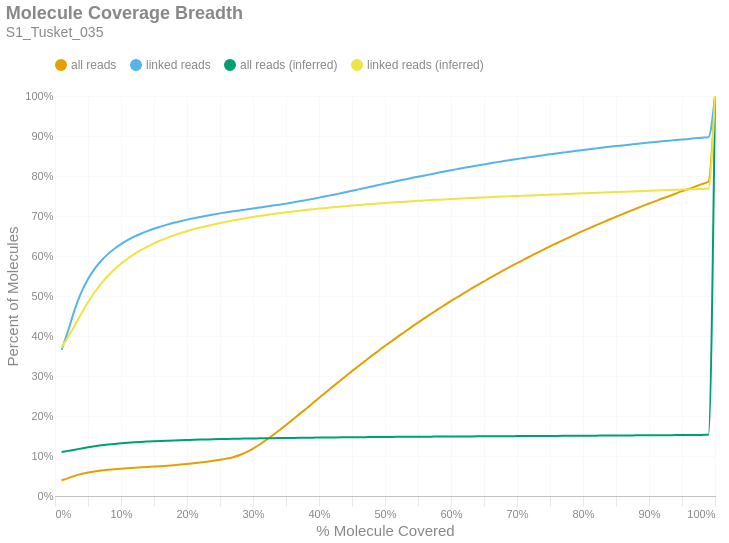

Notebook cell for this chart:
### Markdown cell above
### Molecule Read Coverage
This chart shows molecule coverage breadth as computed by the number of bases aligned to that molecule. In other words, "*how much of each unique long molecule is actually sequenced/aligned?*" Keep in mind there is a distinction between sequences and alignments, since some sequences belonging to a particular molecule may not align well and wouldn't appear in the alignment data. This chart also shows molecule coverage breadth as computed by the *inferred fragment* from which the aligned sequences originate. Unlike read coverage, this calculation takes into account the total insert size, including unsequenced gaps between the forward and reverse reads. Like the previous figures, these are cumulative percents.

### Code cell
if SKIPLR:
    print_html(f"Skipped")
else:
    binned_df = consolidated_hist(valids['coverage_bp'], mask, 0.01, True)
    binned_df_inf = consolidated_hist(valids['coverage_inserts'], mask, 0.01, True)
    binned_df = binned_df.with_columns(pl.lit(binned_df_inf['all reads (cumsum)']).alias('all reads (inferred)'))
    binned_df = binned_df.with_columns(pl.lit(binned_df_inf['linked reads (cumsum)']).alias('linked reads (inferred)'))
    binned_df = binned_df.with_columns(
        (pl.col('bin').cast(pl.Float64) + 0.01).alias('right_edge')
    )

    with SafeRender(binned_df):
        (
            density_plot(binned_df, 'Molecule Coverage Breadth', samplename, 'molcov', ['all reads (inferred)','linked reads (inferred)'])
            .encode(
                #x=alt.X('bin:Q', title="% Molecule Covered").axis(format = '%').scale(padding=0),
                x=alt.X('right_edge:Q', title="% Molecule Covered").axis(format='%').scale(padding=0),
                y=alt.Y('value:Q', title='Percent of Molecules')
                    .axis(format='%')
                    .stack(False)
                    .scale(domainMin=0, padding=0),
                color=alt.Color("key:N").scale(domain = ["all reads", "linked reads", "all reads (inferred)", "linked reads (inferred)"]),
                tooltip = [
                    alt.Tooltip("key:N", title = "Data Type"),
                    alt.Tooltip("range_label:N", title="% Molecule Covered"),
                    alt.Tooltip("value:Q", format = ".2%", title="% Molecules")
                ]
            )
        ).display()

### Figure 1 — Vega-Lite specification as saved in the notebook (floating-point values rounded to 4 significant figures)
{"width": "container", "height": 400, "config": {"title": {"anchor": "start", "dy": -15, "fontSize": 18, "color": "#888888", "subtitleColor": "#888888", "subtitleFontSize": 14}, "arc": {"fill": "#0072B2"}, "axis": {"domainColor": "#888888", "domainWidth": 0.5, "gridWidth": 0.2, "grid": false, "titleFontWeight": 400, "titleFontSize": 15, "labelFontSize": 11, "labelColor": "#888888", "tickColor": "#888888", "tickWidth": 0.2, "titleColor": "#888888"}, "axisBand": {"grid": false}, "axisX": {"grid": true, "tickSize": 10, "domainCap": "round"}, "axisY": {"domain": false, "grid": true, "tickSize": 0, "domainCap": "round"}, "background": "transparent", "header": {"labelFontSize": 15, "labelColor": "#888888", "titleFontSize": 15, "titleFontWeight": 600, "titleColor": "#888888"}, "legend": {"labelFont": "sans-serif", "labelFontSize": 12, "labelColor": "#888888", "symbolSize": 100, "symbolType": "circle", "titleFontSize": 12, "titlePadding": 10, "titleColor": "#888888", "title": null, "orient": "top"}, "range": {"category": ["#E69F00", "#56B4E9", "#009E73", "#F0E442", "#0072B2", "#D55E00", "#CC79A7", "#000000"], "diverging": ["#cfe8f3", "#a2d4ec", "#73bfe2", "#46abdb", "#1696d2", "#12719e"]}, "area": {"fill": "#0072B2", "fillOpacity": 0.7, "line": true, "strokeOpacity": 0.7}, "line": {"color": "#0072B2", "stroke": "#0072B2", "strokeWidth": 2}, "trail": {"color": "#0072B2", "stroke": "#0072B2", "strokeWidth": 0, "size": 1}, "point": {"filled": true, "fillOpacity": 1.0, "size": 95}, "text": {"color": "#888888", "fontSize": 11, "align": "right", "fontWeight": 400, "size": 11}, "bar": {"fill": "#0072B2", "stroke": null}, "view": {"stroke": null, "continuousWidth": 660, "continuousHeight": 400}}, "data": {"name": "data-7b4c0a0666ffb65bdecaf41610a92490"}, "mark": {"type": "line", "interpolate": "monotone", "point": {"opacity": 0, "size": 275}}, "encoding": {"color": {"field": "key", "scale": {"domain": ["all reads", "linked reads", "all reads (inferred)", "linked reads (inferred)"]}, "type": "nominal"}, "tooltip": [{"field": "key", "title": "Data Type", "type": "nominal"}, {"field": "range_label", "title": "% Molecule Covered", "type": "nominal"}, {"field": "value", "format": ".2%", "title": "% Molecules", "type": "quantitative"}], "x": {"axis": {"format": "%"}, "field": "right_edge", "scale": {"padding": 0}, "title": "% Molecule Covered", "type": "quantitative"}, "y": {"axis": {"format": "%"}, "field": "value", "scale": {"domainMin": 0, "padding": 0}, "stack": false, "title": "Percent of Molecules", "type": "quantitative"}}, "params": [{"name": "param_c36ac31b6afebe62", "select": {"type": "point", "fields": ["key"]}, "bind": "legend"}], "title": {"text": "Molecule Coverage Breadth", "subtitle": "S1_Tusket_035"}, "transform": [{"fold": ["all reads (cumsum)", "linked reads (cumsum)", "all reads (inferred)", "linked reads (inferred)"]}, {"calculate": "replace(datum.key, ' (cumsum)', '')", "as": "key"}, {"filter": {"param": "param_c36ac31b6afebe62"}}], "usermeta": {"embedOptions": {"downloadFileName": "S1_Tusket_035.molcov"}}, "$schema": "https://vega.github.io/schema/vega-lite/v6.1.0.json", "datasets": {"data-7b4c0a0666ffb65bdecaf41610a92490": [{"bin": "0.0", "interval": "0.0-0.01", "all reads": 0.03937, "linked reads": 0.3649, "all reads (cumsum)": 0.03937, "linked reads (cumsum)": 0.3649, "range_label": "0.0-0.01", "all reads (inferred)": 0.1098, "linked reads (inferred)": 0.3704, "right_edge": 0.01}, {"bin": "0.01", "interval": "0.01-0.02", "all reads": 0.005285, "linked reads": 0.04874, "all reads (cumsum)": 0.04465, "linked reads (cumsum)": 0.4137, "range_label": "0.01-0.02", "all reads (inferred)": 0.1128, "linked reads (inferred)": 0.398, "right_edge": 0.02}, {"bin": "0.02", "interval": "0.02-0.03", "all reads": 0.005657, "linked reads": 0.05305, "all reads (cumsum)": 0.05031, "linked reads (cumsum)": 0.4667, "range_label": "0.02-0.03", "all reads (inferred)": 0.1158, "linked reads (inferred)": 0.4265, "right_edge": 0.03}, {"bin": "0.03", "interval": "0.03-0.04", "all reads": 0.004612, "linked reads": 0.04274, "all reads (cumsum)": 0.05492, "linked reads (cumsum)": 0.5095, "range_label": "0.03-0.04", "all reads (inferred)": 0.1189, "linked reads (inferred)": 0.4564, "right_edge": 0.04}, {"bin": "0.04", "interval": "0.04-0.05", "all reads": 0.003565, "linked reads": 0.03298, "all reads (cumsum)": 0.05848, "linked reads (cumsum)": 0.5424, "range_label": "0.04-0.05", "all reads (inferred)": 0.1218, "linked reads (inferred)": 0.4843, "right_edge": 0.05}, {"bin": "0.05", "interval": "0.05-0.06", "all reads": 0.002794, "linked reads": 0.02532, "all reads (cumsum)": 0.06128, "linked reads (cumsum)": 0.5678, "range_label": "0.05-0.06", "all reads (inferred)": 0.1244, "linked reads (inferred)": 0.5094, "right_edge": 0.06}, {"bin": "0.06", "interval": "0.06-0.07", "all reads": 0.002222, "linked reads": 0.02029, "all reads (cumsum)": 0.0635, "linked reads (cumsum)": 0.588, "range_label": "0.06-0.07", "all reads (inferred)": 0.1267, "linked reads (inferred)": 0.5312, "right_edge": 0.07}, {"bin": "0.07", "interval": "0.07-0.08", "all reads": 0.001852, "linked reads": 0.01666, "all reads (cumsum)": 0.06535, "linked reads (cumsum)": 0.6047, "range_label": "0.07-0.08", "all reads (inferred)": 0.1286, "linked reads (inferred)": 0.5499, "right_edge": 0.08}, {"bin": "0.08", "interval": "0.08-0.09", "all reads": 0.001567, "linked reads": 0.01361, "all reads (cumsum)": 0.06692, "linked reads (cumsum)": 0.6183, "range_label": "0.08-0.09", "all reads (inferred)": 0.1303, "linked reads (inferred)": 0.5664, "right_edge": 0.09}, {"bin": "0.09", "interval": "0.09-0.1", "all reads": 0.001374, "linked reads": 0.01155, "all reads (cumsum)": 0.06829, "linked reads (cumsum)": 0.6299, "range_label": "0.09-0.1", "all reads (inferred)": 0.1318, "linked reads (inferred)": 0.5806, "right_edge": 0.1}, {"bin": "0.1", "interval": "0.1-0.11", "all reads": 0.001196, "linked reads": 0.009607, "all reads (cumsum)": 0.06949, "linked reads (cumsum)": 0.6395, "range_label": "0.1-0.11", "all reads (inferred)": 0.1331, "linked reads (inferred)": 0.5936, "right_edge": 0.11}, {"bin": "0.11", "interval": "0.11-0.12", "all reads": 0.001126, "linked reads": 0.008752, "all reads (cumsum)": 0.07061, "linked reads (cumsum)": 0.6482, "range_label": "0.11-0.12", "all reads (inferred)": 0.1342, "linked reads (inferred)": 0.6046, "right_edge": 0.12}, {"bin": "0.12", "interval": "0.12-0.13", "all reads": 0.001001, "linked reads": 0.007337, "all reads (cumsum)": 0.07162, "linked reads (cumsum)": 0.6556, "range_label": "0.12-0.13", "all reads (inferred)": 0.1353, "linked reads (inferred)": 0.6147, "right_edge": 0.13}, {"bin": "0.13", "interval": "0.13-0.14", "all reads": 0.0009875, "linked reads": 0.006629, "all reads (cumsum)": 0.0726, "linked reads (cumsum)": 0.6622, "range_label": "0.13-0.14", "all reads (inferred)": 0.1362, "linked reads (inferred)": 0.6233, "right_edge": 0.14}, {"bin": "0.14", "interval": "0.14-0.15", "all reads": 0.0009618, "linked reads": 0.006042, "all reads (cumsum)": 0.07356, "linked reads (cumsum)": 0.6682, "range_label": "0.14-0.15", "all reads (inferred)": 0.137, "linked reads (inferred)": 0.6315, "right_edge": 0.15}, {"bin": "0.15", "interval": "0.15-0.16", "all reads": 0.001022, "linked reads": 0.00525, "all reads (cumsum)": 0.07459, "linked reads (cumsum)": 0.6735, "range_label": "0.15-0.16", "all reads (inferred)": 0.1377, "linked reads (inferred)": 0.6388, "right_edge": 0.16}, {"bin": "0.16", "interval": "0.16-0.17", "all reads": 0.001163, "linked reads": 0.005031, "all reads (cumsum)": 0.07575, "linked reads (cumsum)": 0.6785, "range_label": "0.16-0.17", "all reads (inferred)": 0.1384, "linked reads (inferred)": 0.6455, "right_edge": 0.17}, {"bin": "0.17", "interval": "0.17-0.18", "all reads": 0.00128, "linked reads": 0.004489, "all reads (cumsum)": 0.07703, "linked reads (cumsum)": 0.683, "range_label": "0.17-0.18", "all reads (inferred)": 0.1391, "linked reads (inferred)": 0.6515, "right_edge": 0.18}, {"bin": "0.18", "interval": "0.18-0.19", "all reads": 0.001459, "linked reads": 0.004065, "all reads (cumsum)": 0.07849, "linked reads (cumsum)": 0.6871, "range_label": "0.18-0.19", "all reads (inferred)": 0.1396, "linked reads (inferred)": 0.6569, "right_edge": 0.19}, {"bin": "0.19", "interval": "0.19-0.2", "all reads": 0.00163, "linked reads": 0.00385, "all reads (cumsum)": 0.08012, "linked reads (cumsum)": 0.6909, "range_label": "0.19-0.2", "all reads (inferred)": 0.1401, "linked reads (inferred)": 0.6619, "right_edge": 0.2}, {"bin": "0.2", "interval": "0.2-0.21", "all reads": 0.001757, "linked reads": 0.003507, "all reads (cumsum)": 0.08188, "linked reads (cumsum)": 0.6944, "range_label": "0.2-0.21", "all reads (inferred)": 0.1406, "linked reads (inferred)": 0.6667, "right_edge": 0.21}, {"bin": "0.21", "interval": "0.21-0.22", "all reads": 0.001887, "linked reads": 0.003341, "all reads (cumsum)": 0.08376, "linked reads (cumsum)": 0.6978, "range_label": "0.21-0.22", "all reads (inferred)": 0.1411, "linked reads (inferred)": 0.6711, "right_edge": 0.22}, {"bin": "0.22", "interval": "0.22-0.23", "all reads": 0.002084, "linked reads": 0.003051, "all reads (cumsum)": 0.08585, "linked reads (cumsum)": 0.7008, "range_label": "0.22-0.23", "all reads (inferred)": 0.1415, "linked reads (inferred)": 0.6751, "right_edge": 0.23}, {"bin": "0.23", "interval": "0.23-0.24", "all reads": 0.00225, "linked reads": 0.002922, "all reads (cumsum)": 0.0881, "linked reads (cumsum)": 0.7037, "range_label": "0.23-0.24", "all reads (inferred)": 0.1419, "linked reads (inferred)": 0.6789, "right_edge": 0.24}, {"bin": "0.24", "interval": "0.24-0.25", "all reads": 0.002523, "linked reads": 0.002812, "all reads (cumsum)": 0.09062, "linked reads (cumsum)": 0.7065, "range_label": "0.24-0.25", "all reads (inferred)": 0.1422, "linked reads (inferred)": 0.6824, "right_edge": 0.25}, {"bin": "0.25", "interval": "0.25-0.26", "all reads": 0.002807, "linked reads": 0.002629, "all reads (cumsum)": 0.09343, "linked reads (cumsum)": 0.7092, "range_label": "0.25-0.26", "all reads (inferred)": 0.1426, "linked reads (inferred)": 0.6859, "right_edge": 0.26}, {"bin": "0.26", "interval": "0.26-0.27", "all reads": 0.003637, "linked reads": 0.002484, "all reads (cumsum)": 0.09706, "linked reads (cumsum)": 0.7117, "range_label": "0.26-0.27", "all reads (inferred)": 0.1429, "linked reads (inferred)": 0.6891, "right_edge": 0.27}, {"bin": "0.27", "interval": "0.27-0.28", "all reads": 0.005366, "linked reads": 0.002366, "all reads (cumsum)": 0.1024, "linked reads (cumsum)": 0.714, "range_label": "0.27-0.28", "all reads (inferred)": 0.1432, "linked reads (inferred)": 0.6921, "right_edge": 0.28}, {"bin": "0.28", "interval": "0.28-0.29", "all reads": 0.007314, "linked reads": 0.002368, "all reads (cumsum)": 0.1097, "linked reads (cumsum)": 0.7164, "range_label": "0.28-0.29", "all reads (inferred)": 0.1435, "linked reads (inferred)": 0.6949, "right_edge": 0.29}, {"bin": "0.29", "interval": "0.29-0.3", "all reads": 0.008886, "linked reads": 0.002257, "all reads (cumsum)": 0.1186, "linked reads (cumsum)": 0.7186, "range_label": "0.29-0.3", "all reads (inferred)": 0.1438, "linked reads (inferred)": 0.6977, "right_edge": 0.3}, {"bin": "0.3", "interval": "0.3-0.31", "all reads": 0.01016, "linked reads": 0.002462, "all reads (cumsum)": 0.1288, "linked reads (cumsum)": 0.7211, "range_label": "0.3-0.31", "all reads (inferred)": 0.1441, "linked reads (inferred)": 0.7, "right_edge": 0.31}, {"bin": "0.31", "interval": "0.31-0.32", "all reads": 0.01113, "linked reads": 0.002493, "all reads (cumsum)": 0.1399, "linked reads (cumsum)": 0.7236, "range_label": "0.31-0.32", "all reads (inferred)": 0.1443, "linked reads (inferred)": 0.7025, "right_edge": 0.32}, {"bin": "0.32", "interval": "0.32-0.33", "all reads": 0.01206, "linked reads": 0.002364, "all reads (cumsum)": 0.152, "linked reads (cumsum)": 0.726, "range_label": "0.32-0.33", "all reads (inferred)": 0.1446, "linked reads (inferred)": 0.7048, "right_edge": 0.33}, {"bin": "0.33", "interval": "0.33-0.34", "all reads": 0.01244, "linked reads": 0.002444, "all reads (cumsum)": 0.1644, "linked reads (cumsum)": 0.7284, "range_label": "0.33-0.34", "all reads (inferred)": 0.1448, "linked reads (inferred)": 0.707, "right_edge": 0.34}, {"bin": "0.34", "interval": "0.34-0.35", "all reads": 0.01292, "linked reads": 0.002556, "all reads (cumsum)": 0.1773, "linked reads (cumsum)": 0.731, "range_label": "0.34-0.35", "all reads (inferred)": 0.145, "linked reads (inferred)": 0.7091, "right_edge": 0.35}, {"bin": "0.35", "interval": "0.35-0.36", "all reads": 0.01327, "linked reads": 0.002902, "all reads (cumsum)": 0.1906, "linked reads (cumsum)": 0.7339, "range_label": "0.35-0.36", "all reads (inferred)": 0.1453, "linked reads (inferred)": 0.7111, "right_edge": 0.36}, {"bin": "0.36", "interval": "0.36-0.37", "all reads": 0.01342, "linked reads": 0.002743, "all reads (cumsum)": 0.204, "linked reads (cumsum)": 0.7366, "range_label": "0.36-0.37", "all reads (inferred)": 0.1455, "linked reads (inferred)": 0.713, "right_edge": 0.37}, {"bin": "0.37", "interval": "0.37-0.38", "all reads": 0.01363, "linked reads": 0.003036, "all reads (cumsum)": 0.2177, "linked reads (cumsum)": 0.7396, "range_label": "0.37-0.38", "all reads (inferred)": 0.1457, "linked reads (inferred)": 0.7149, "right_edge": 0.38}, {"bin": "0.38", "interval": "0.38-0.39", "all reads": 0.01358, "linked reads": 0.003098, "all reads (cumsum)": 0.2312, "linked reads (cumsum)": 0.7427, "range_label": "0.38-0.39", "all reads (inferred)": 0.1459, "linked reads (inferred)": 0.7167, "right_edge": 0.39}, {"bin": "0.39", "interval": "0.39-0.4", "all reads": 0.01397, "linked reads": 0.003219, "all reads (cumsum)": 0.2452, "linked reads (cumsum)": 0.746, "range_label": "0.39-0.4", "all reads (inferred)": 0.1461, "linked reads (inferred)": 0.7185, "right_edge": 0.4}, {"bin": "0.4", "interval": "0.4-0.41", "all reads": 0.01346, "linked reads": 0.00315, "all reads (cumsum)": 0.2587, "linked reads (cumsum)": 0.7491, "range_label": "0.4-0.41", "all reads (inferred)": 0.1462, "linked reads (inferred)": 0.7202, "right_edge": 0.41}, {"bin": "0.41", "interval": "0.41-0.42", "all reads": 0.01359, "linked reads": 0.003397, "all reads (cumsum)": 0.2723, "linked reads (cumsum)": 0.7525, "range_label": "0.41-0.42", "all reads (inferred)": 0.1464, "linked reads (inferred)": 0.7217, "right_edge": 0.42}, {"bin": "0.42", "interval": "0.42-0.43", "all reads": 0.0135, "linked reads": 0.003435, "all reads (cumsum)": 0.2858, "linked reads (cumsum)": 0.7559, "range_label": "0.42-0.43", "all reads (inferred)": 0.1466, "linked reads (inferred)": 0.7232, "right_edge": 0.43}, {"bin": "0.43", "interval": "0.43-0.44", "all reads": 0.01319, "linked reads": 0.003348, "all reads (cumsum)": 0.2989, "linked reads (cumsum)": 0.7593, "range_label": "0.43-0.44", "all reads (inferred)": 0.1467, "linked reads (inferred)": 0.7247, "right_edge": 0.44}, {"bin": "0.44", "interval": "0.44-0.45", "all reads": 0.0132, "linked reads": 0.003589, "all reads (cumsum)": 0.3121, "linked reads (cumsum)": 0.7629, "range_label": "0.44-0.45", "all reads (inferred)": 0.1469, "linked reads (inferred)": 0.7261, "right_edge": 0.45}, {"bin": "0.45", "interval": "0.45-0.46", "all reads": 0.01302, "linked reads": 0.003734, "all reads (cumsum)": 0.3252, "linked reads (cumsum)": 0.7666, "range_label": "0.45-0.46", "all reads (inferred)": 0.147, "linked reads (inferred)": 0.7274, "right_edge": 0.46}, {"bin": "0.46", "interval": "0.46-0.47", "all reads": 0.01267, "linked reads": 0.003449, "all reads (cumsum)": 0.3378, "linked reads (cumsum)": 0.7701, "range_label": "0.46-0.47", "all reads (inferred)": 0.1472, "linked reads (inferred)": 0.7287, "right_edge": 0.47}, {"bin": "0.47", "interval": "0.47-0.48", "all reads": 0.01264, "linked reads": 0.003598, "all reads (cumsum)": 0.3505, "linked reads (cumsum)": 0.7737, "range_label": "0.47-0.48", "all reads (inferred)": 0.1473, "linked reads (inferred)": 0.73, "right_edge": 0.48}, {"bin": "0.48", "interval": "0.48-0.49", "all reads": 0.01202, "linked reads": 0.003583, "all reads (cumsum)": 0.3625, "linked reads (cumsum)": 0.7772, "range_label": "0.48-0.49", "all reads (inferred)": 0.1474, "linked reads (inferred)": 0.7312, "right_edge": 0.49}, {"bin": "0.49", "interval": "0.49-0.5", "all reads": 0.01323, "linked reads": 0.003862, "all reads (cumsum)": 0.3757, "linked reads (cumsum)": 0.7811, "range_label": "0.49-0.5", "all reads (inferred)": 0.1476, "linked reads (inferred)": 0.7325, "right_edge": 0.5}, {"bin": "0.5", "interval": "0.5-0.51", "all reads": 0.01102, "linked reads": 0.003406, "all reads (cumsum)": 0.3867, "linked reads (cumsum)": 0.7845, "range_label": "0.5-0.51", "all reads (inferred)": 0.1477, "linked reads (inferred)": 0.7337, "right_edge": 0.51}, {"bin": "0.51", "interval": "0.51-0.52", "all reads": 0.01235, "linked reads": 0.003524, "all reads (cumsum)": 0.3991, "linked reads (cumsum)": 0.788, "range_label": "0.51-0.52", "all reads (inferred)": 0.1478, "linked reads (inferred)": 0.7348, "right_edge": 0.52}, {"bin": "0.52", "interval": "0.52-0.53", "all reads": 0.01153, "linked reads": 0.003397, "all reads (cumsum)": 0.4106, "linked reads (cumsum)": 0.7914, "range_label": "0.52-0.53", "all reads (inferred)": 0.148, "linked reads (inferred)": 0.7358, "right_edge": 0.53}, {"bin": "0.53", "interval": "0.53-0.54", "all reads": 0.01162, "linked reads": 0.003373, "all reads (cumsum)": 0.4223, "linked reads (cumsum)": 0.7948, "range_label": "0.53-0.54", "all reads (inferred)": 0.1481, "linked reads (inferred)": 0.7368, "right_edge": 0.54}, {"bin": "0.54", "interval": "0.54-0.55", "all reads": 0.01115, "linked reads": 0.003388, "all reads (cumsum)": 0.4334, "linked reads (cumsum)": 0.7982, "range_label": "0.54-0.55", "all reads (inferred)": 0.1482, "linked reads (inferred)": 0.7379, "right_edge": 0.55}, {"bin": "0.55", "interval": "0.55-0.56", "all reads": 0.01128, "linked reads": 0.003266, "all reads (cumsum)": 0.4447, "linked reads (cumsum)": 0.8015, "range_label": "0.55-0.56", "all reads (inferred)": 0.1483, "linked reads (inferred)": 0.7388, "right_edge": 0.56}, {"bin": "0.56", "interval": "0.56-0.57", "all reads": 0.01103, "linked reads": 0.003152, "all reads (cumsum)": 0.4557, "linked reads (cumsum)": 0.8046, "range_label": "0.56-0.57", "all reads (inferred)": 0.1484, "linked reads (inferred)": 0.7398, "right_edge": 0.57}, {"bin": "0.57", "interval": "0.57-0.58", "all reads": 0.01069, "linked reads": 0.003411, "all reads (cumsum)": 0.4664, "linked reads (cumsum)": 0.808, "range_label": "0.57-0.58", "all reads (inferred)": 0.1485, "linked reads (inferred)": 0.7406, "right_edge": 0.58}, {"bin": "0.58", "interval": "0.58-0.59", "all reads": 0.01059, "linked reads": 0.003223, "all reads (cumsum)": 0.477, "linked reads (cumsum)": 0.8112, "range_label": "0.58-0.59", "all reads (inferred)": 0.1486, "linked reads (inferred)": 0.7415, "right_edge": 0.59}, {"bin": "0.59", "interval": "0.59-0.6", "all reads": 0.01063, "linked reads": 0.00312, "all reads (cumsum)": 0.4876, "linked reads (cumsum)": 0.8144, "range_label": "0.59-0.6", "all reads (inferred)": 0.1487, "linked reads (inferred)": 0.7424, "right_edge": 0.6}, {"bin": "0.6", "interval": "0.6-0.61", "all reads": 0.009897, "linked reads": 0.003056, "all reads (cumsum)": 0.4975, "linked reads (cumsum)": 0.8174, "range_label": "0.6-0.61", "all reads (inferred)": 0.1489, "linked reads (inferred)": 0.7433, "right_edge": 0.61}, {"bin": "0.61", "interval": "0.61-0.62", "all reads": 0.01021, "linked reads": 0.003027, "all reads (cumsum)": 0.5077, "linked reads (cumsum)": 0.8205, "range_label": "0.61-0.62", "all reads (inferred)": 0.149, "linked reads (inferred)": 0.7441, "right_edge": 0.62}, {"bin": "0.62", "interval": "0.62-0.63", "all reads": 0.009767, "linked reads": 0.002908, "all reads (cumsum)": 0.5175, "linked reads (cumsum)": 0.8234, "range_label": "0.62-0.63", "all reads (inferred)": 0.1491, "linked reads (inferred)": 0.7449, "right_edge": 0.63}, {"bin": "0.63", "interval": "0.63-0.64", "all reads": 0.0097, "linked reads": 0.002906, "all reads (cumsum)": 0.5272, "linked reads (cumsum)": 0.8263, "range_label": "0.63-0.64", "all reads (inferred)": 0.1492, "linked reads (inferred)": 0.7457, "right_edge": 0.64}, {"bin": "0.64", "interval": "0.64-0.65", "all reads": 0.00946, "linked reads": 0.002801, "all reads (cumsum)": 0.5366, "linked reads (cumsum)": 0.8291, "range_label": "0.64-0.65", "all reads (inferred)": 0.1493, "linked reads (inferred)": 0.7465, "right_edge": 0.65}, {"bin": "0.65", "interval": "0.65-0.66", "all reads": 0.009623, "linked reads": 0.002806, "all reads (cumsum)": 0.5463, "linked reads (cumsum)": 0.8319, "range_label": "0.65-0.66", "all reads (inferred)": 0.1494, "linked reads (inferred)": 0.7472, "right_edge": 0.66}, {"bin": "0.66", "interval": "0.66-0.67", "all reads": 0.009118, "linked reads": 0.002817, "all reads (cumsum)": 0.5554, "linked reads (cumsum)": 0.8347, "range_label": "0.66-0.67", "all reads (inferred)": 0.1495, "linked reads (inferred)": 0.748, "right_edge": 0.67}, {"bin": "0.67", "interval": "0.67-0.68", "all reads": 0.009126, "linked reads": 0.002603, "all reads (cumsum)": 0.5645, "linked reads (cumsum)": 0.8373, "range_label": "0.67-0.68", "all reads (inferred)": 0.1496, "linked reads (inferred)": 0.7487, "right_edge": 0.68}, {"bin": "0.68", "interval": "0.68-0.69", "all reads": 0.008779, "linked reads": 0.002583, "all reads (cumsum)": 0.5733, "linked reads (cumsum)": 0.8399, "range_label": "0.68-0.69", "all reads (inferred)": 0.1496, "linked reads (inferred)": 0.7493, "right_edge": 0.69}, {"bin": "0.69", "interval": "0.69-0.7", "all reads": 0.008899, "linked reads": 0.002466, "all reads (cumsum)": 0.5822, "linked reads (cumsum)": 0.8423, "range_label": "0.69-0.7", "all reads (inferred)": 0.1497, "linked reads (inferred)": 0.75, "right_edge": 0.7}, {"bin": "0.7", "interval": "0.7-0.71", "all reads": 0.008545, "linked reads": 0.002433, "all reads (cumsum)": 0.5907, "linked reads (cumsum)": 0.8448, "range_label": "0.7-0.71", "all reads (inferred)": 0.1498, "linked reads (inferred)": 0.7507, "right_edge": 0.71}, {"bin": "0.71", "interval": "0.71-0.72", "all reads": 0.008427, "linked reads": 0.002429, "all reads (cumsum)": 0.5992, "linked reads (cumsum)": 0.8472, "range_label": "0.71-0.72", "all reads (inferred)": 0.1499, "linked reads (inferred)": 0.7513, "right_edge": 0.72}, {"bin": "0.72", "interval": "0.72-0.73", "all reads": 0.008432, "linked reads": 0.002335, "all reads (cumsum)": 0.6076, "linked reads (cumsum)": 0.8495, "range_label": "0.72-0.73", "all reads (inferred)": 0.15, "linked reads (inferred)": 0.752, "right_edge": 0.73}, {"bin": "0.73", "interval": "0.73-0.74", "all reads": 0.008092, "linked reads": 0.002451, "all reads (cumsum)": 0.6157, "linked reads (cumsum)": 0.852, "range_label": "0.73-0.74", "all reads (inferred)": 0.1501, "linked reads (inferred)": 0.7527, "right_edge": 0.74}, {"bin": "0.74", "interval": "0.74-0.75", "all reads": 0.00849, "linked reads": 0.002263, "all reads (cumsum)": 0.6242, "linked reads (cumsum)": 0.8543, "range_label": "0.74-0.75", "all reads (inferred)": 0.1502, "linked reads (inferred)": 0.7534, "right_edge": 0.75}, {"bin": "0.75", "interval": "0.75-0.76", "all reads": 0.00768, "linked reads": 0.002252, "all reads (cumsum)": 0.6319, "linked reads (cumsum)": 0.8565, "range_label": "0.75-0.76", "all reads (inferred)": 0.1503, "linked reads (inferred)": 0.754, "right_edge": 0.76}, {"bin": "0.76", "interval": "0.76-0.77", "all reads": 0.007863, "linked reads": 0.002223, "all reads (cumsum)": 0.6397, "linked reads (cumsum)": 0.8587, "range_label": "0.76-0.77", "all reads (inferred)": 0.1504, "linked reads (inferred)": 0.7546, "right_edge": 0.77}, {"bin": "0.77", "interval": "0.77-0.78", "all reads": 0.007668, "linked reads": 0.002183, "all reads (cumsum)": 0.6474, "linked reads (cumsum)": 0.8609, "range_label": "0.77-0.78", "all reads (inferred)": 0.1505, "linked reads (inferred)": 0.7553, "right_edge": 0.78}, {"bin": "0.78", "interval": "0.78-0.79", "all reads": 0.007586, "linked reads": 0.002069, "all reads (cumsum)": 0.655, "linked reads (cumsum)": 0.863, "range_label": "0.78-0.79", "all reads (inferred)": 0.1506, "linked reads (inferred)": 0.756, "right_edge": 0.79}, {"bin": "0.79", "interval": "0.79-0.8", "all reads": 0.007861, "linked reads": 0.002154, "all reads (cumsum)": 0.6628, "linked reads (cumsum)": 0.8651, "range_label": "0.79-0.8", "all reads (inferred)": 0.1507, "linked reads (inferred)": 0.7566, "right_edge": 0.8}, {"bin": "0.8", "interval": "0.8-0.81", "all reads": 0.007025, "linked reads": 0.002027, "all reads (cumsum)": 0.6699, "linked reads (cumsum)": 0.8672, "range_label": "0.8-0.81", "all reads (inferred)": 0.1508, "linked reads (inferred)": 0.7572, "right_edge": 0.81}, {"bin": "0.81", "interval": "0.81-0.82", "all reads": 0.007208, "linked reads": 0.001906, "all reads (cumsum)": 0.6771, "linked reads (cumsum)": 0.8691, "range_label": "0.81-0.82", "all reads (inferred)": 0.1509, "linked reads (inferred)": 0.7579, "right_edge": 0.82}, {"bin": "0.82", "interval": "0.82-0.83", "all reads": 0.007191, "linked reads": 0.002013, "all reads (cumsum)": 0.6843, "linked reads (cumsum)": 0.8711, "range_label": "0.82-0.83", "all reads (inferred)": 0.151, "linked reads (inferred)": 0.7585, "right_edge": 0.83}, {"bin": "0.83", "interval": "0.83-0.84", "all reads": 0.00703, "linked reads": 0.001906, "all reads (cumsum)": 0.6913, "linked reads (cumsum)": 0.873, "range_label": "0.83-0.84", "all reads (inferred)": 0.1511, "linked reads (inferred)": 0.7591, "right_edge": 0.84}, {"bin": "0.84", "interval": "0.84-0.85", "all reads": 0.006758, "linked reads": 0.001806, "all reads (cumsum)": 0.6981, "linked reads (cumsum)": 0.8748, "range_label": "0.84-0.85", "all reads (inferred)": 0.1512, "linked reads (inferred)": 0.7598, "right_edge": 0.85}, {"bin": "0.85", "interval": "0.85-0.86", "all reads": 0.006807, "linked reads": 0.001705, "all reads (cumsum)": 0.7049, "linked reads (cumsum)": 0.8765, "range_label": "0.85-0.86", "all reads (inferred)": 0.1514, "linked reads (inferred)": 0.7605, "right_edge": 0.86}, {"bin": "0.86", "interval": "0.86-0.87", "all reads": 0.006644, "linked reads": 0.001743, "all reads (cumsum)": 0.7115, "linked reads (cumsum)": 0.8782, "range_label": "0.86-0.87", "all reads (inferred)": 0.1515, "linked reads (inferred)": 0.7611, "right_edge": 0.87}, {"bin": "0.87", "interval": "0.87-0.88", "all reads": 0.006698, "linked reads": 0.001799, "all reads (cumsum)": 0.7182, "linked reads (cumsum)": 0.88, "range_label": "0.87-0.88", "all reads (inferred)": 0.1516, "linked reads (inferred)": 0.7617, "right_edge": 0.88}, {"bin": "0.88", "interval": "0.88-0.89", "all reads": 0.00645, "linked reads": 0.001741, "all reads (cumsum)": 0.7247, "linked reads (cumsum)": 0.8818, "range_label": "0.88-0.89", "all reads (inferred)": 0.1517, "linked reads (inferred)": 0.7624, "right_edge": 0.89}, {"bin": "0.89", "interval": "0.89-0.9", "all reads": 0.006511, "linked reads": 0.001681, "all reads (cumsum)": 0.7312, "linked reads (cumsum)": 0.8835, "range_label": "0.89-0.9", "all reads (inferred)": 0.1518, "linked reads (inferred)": 0.763, "right_edge": 0.9}, {"bin": "0.9", "interval": "0.9-0.91", "all reads": 0.005986, "linked reads": 0.001652, "all reads (cumsum)": 0.7371, "linked reads (cumsum)": 0.8851, "range_label": "0.9-0.91", "all reads (inferred)": 0.1519, "linked reads (inferred)": 0.7636, "right_edge": 0.91}, {"bin": "0.91", "interval": "0.91-0.92", "all reads": 0.00664, "linked reads": 0.001596, "all reads (cumsum)": 0.7438, "linked reads (cumsum)": 0.8867, "range_label": "0.91-0.92", "all reads (inferred)": 0.152, "linked reads (inferred)": 0.7642, "right_edge": 0.92}, {"bin": "0.92", "interval": "0.92-0.93", "all reads": 0.005673, "linked reads": 0.001589, "all reads (cumsum)": 0.7495, "linked reads (cumsum)": 0.8883, "range_label": "0.92-0.93", "all reads (inferred)": 0.1521, "linked reads (inferred)": 0.7648, "right_edge": 0.93}, {"bin": "0.93", "interval": "0.93-0.94", "all reads": 0.006084, "linked reads": 0.001446, "all reads (cumsum)": 0.7555, "linked reads (cumsum)": 0.8897, "range_label": "0.93-0.94", "all reads (inferred)": 0.1522, "linked reads (inferred)": 0.7653, "right_edge": 0.94}, {"bin": "0.94", "interval": "0.94-0.95", "all reads": 0.006516, "linked reads": 0.001556, "all reads (cumsum)": 0.7621, "linked reads (cumsum)": 0.8913, "range_label": "0.94-0.95", "all reads (inferred)": 0.1524, "linked reads (inferred)": 0.7659, "right_edge": 0.95}, {"bin": "0.95", "interval": "0.95-0.96", "all reads": 0.00527, "linked reads": 0.0015, "all reads (cumsum)": 0.7673, "linked reads (cumsum)": 0.8928, "range_label": "0.95-0.96", "all reads (inferred)": 0.1525, "linked reads (inferred)": 0.7666, "right_edge": 0.96}, {"bin": "0.96", "interval": "0.96-0.97", "all reads": 0.006147, "linked reads": 0.001359, "all reads (cumsum)": 0.7735, "linked reads (cumsum)": 0.8942, "range_label": "0.96-0.97", "all reads (inferred)": 0.1526, "linked reads (inferred)": 0.7672, "right_edge": 0.97}, {"bin": "0.97", "interval": "0.97-0.98", "all reads": 0.006266, "linked reads": 0.001435, "all reads (cumsum)": 0.7797, "linked reads (cumsum)": 0.8956, "range_label": "0.97-0.98", "all reads (inferred)": 0.1528, "linked reads (inferred)": 0.7679, "right_edge": 0.98}, {"bin": "0.98", "interval": "0.98-0.99", "all reads": 0.00586, "linked reads": 0.001371, "all reads (cumsum)": 0.7856, "linked reads (cumsum)": 0.897, "range_label": "0.98-0.99", "all reads (inferred)": 0.153, "linked reads (inferred)": 0.7688, "right_edge": 0.99}, {"bin": "0.99", "interval": "0.99-1.0", "all reads": 0.2144, "linked reads": 0.103, "all reads (cumsum)": 1.0, "linked reads (cumsum)": 1.0, "range_label": "0.99-1.0", "all reads (inferred)": 1.0, "linked reads (inferred)": 1.0, "right_edge": 1.0}]}}
